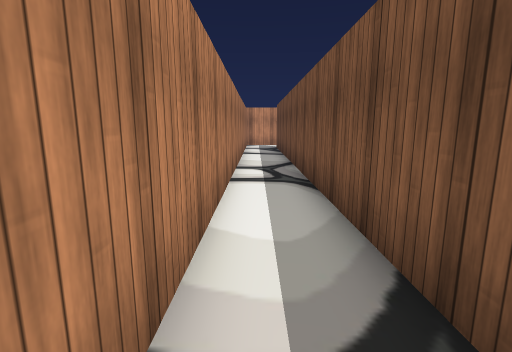
View 1 (above)

23 first-person views from a walk through a Unity game level. The camera is 1.4 m above the floor, tilts 10° down and sees 85° across. The floor is counted in squares, 1 m on a side. Each view is taken from the middle of a square. On the plan, view 1 faces up. The plan holds only what a view shows up to about 14 squares ahead; the rest is blank. The player is left out. Some surface patterns are stand-ins.

View 2
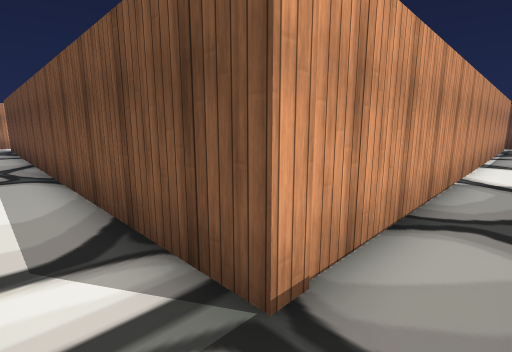

View 3
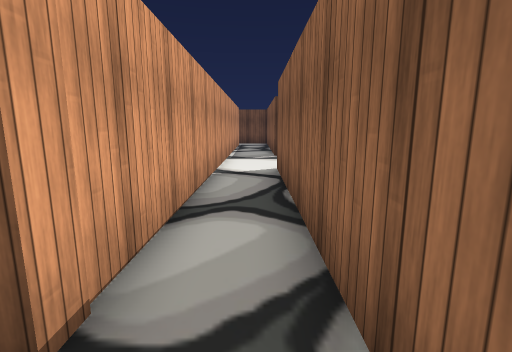

View 4
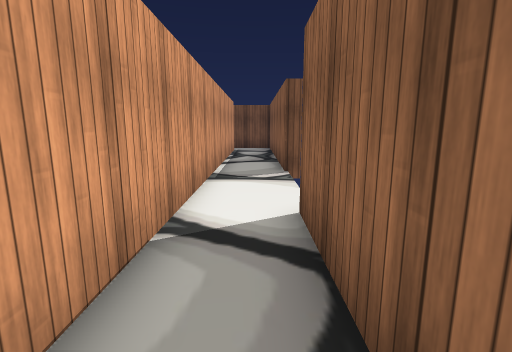

View 5
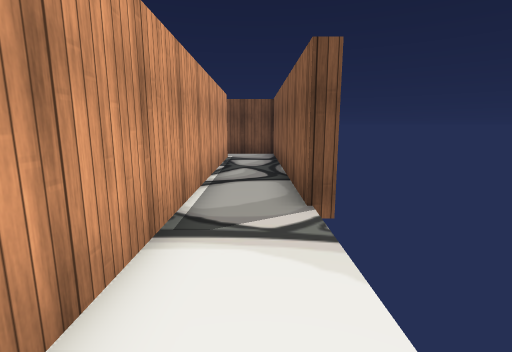

View 6
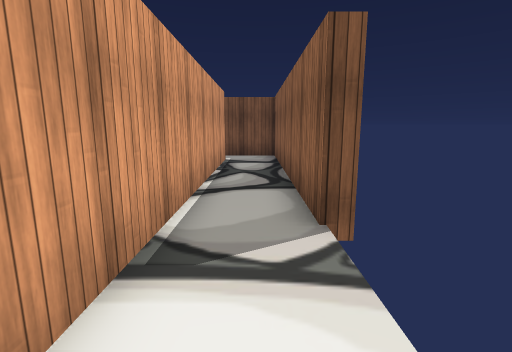

View 7
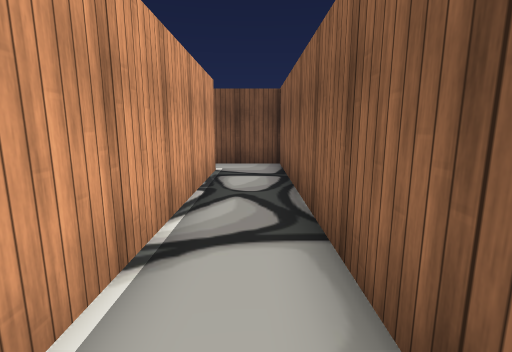

View 8
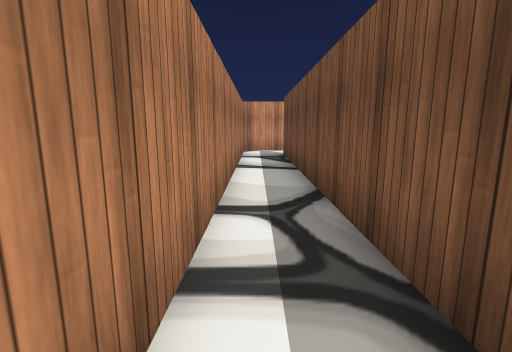

View 9
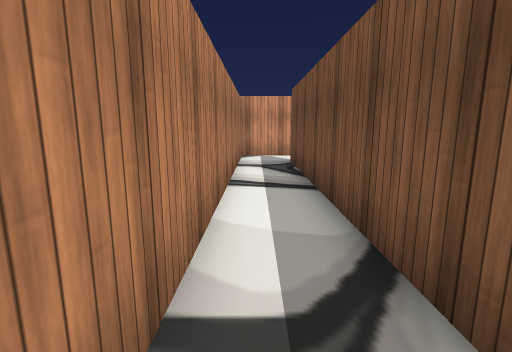

View 10
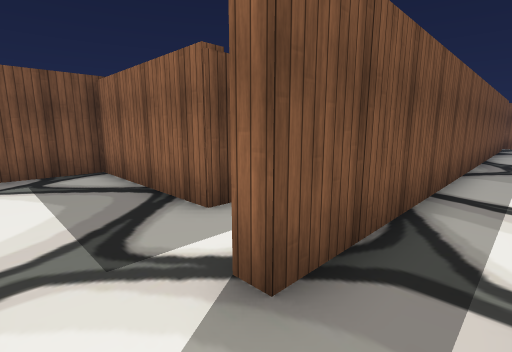

View 11
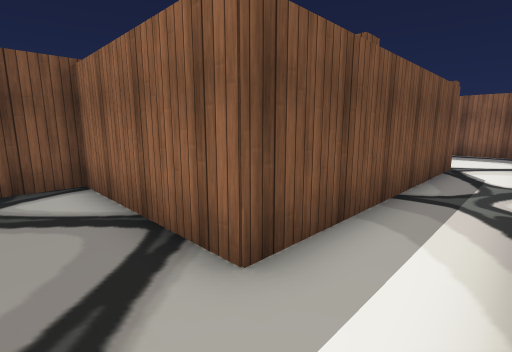

View 12
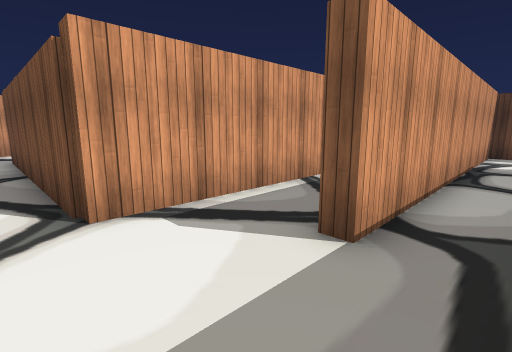

View 13
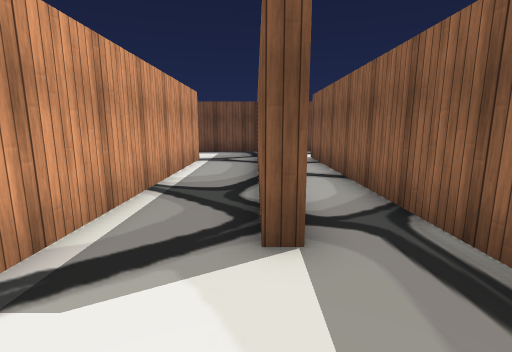

View 14
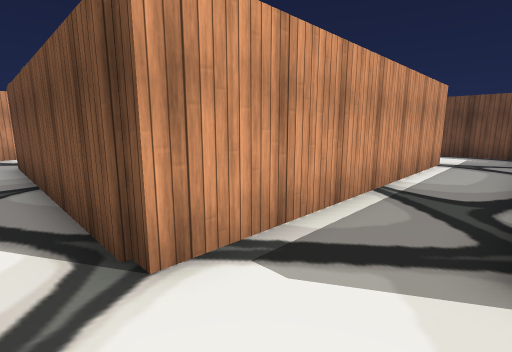

View 15
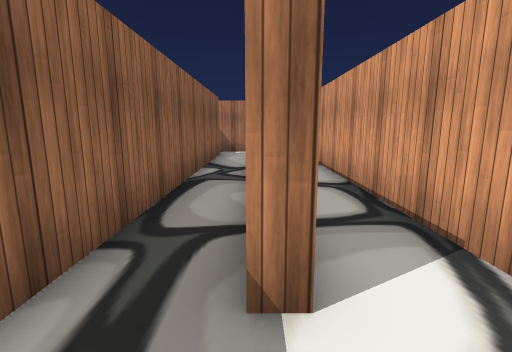

View 16
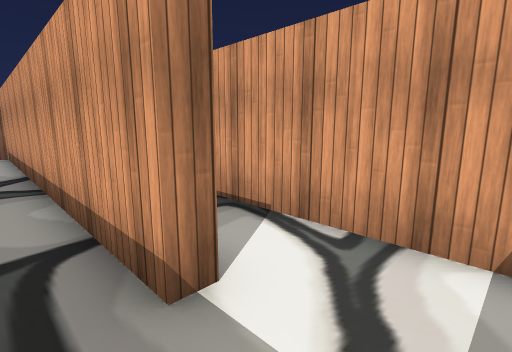

View 17
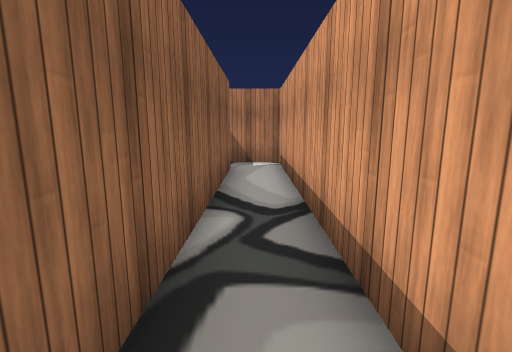

View 18
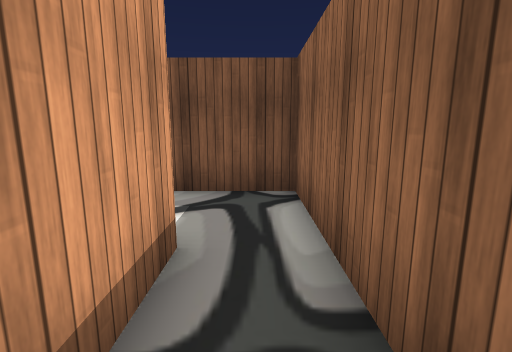

View 19
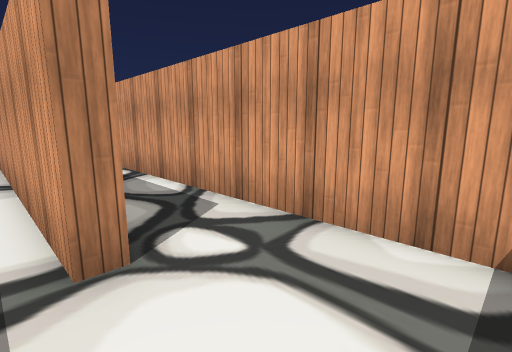

View 20
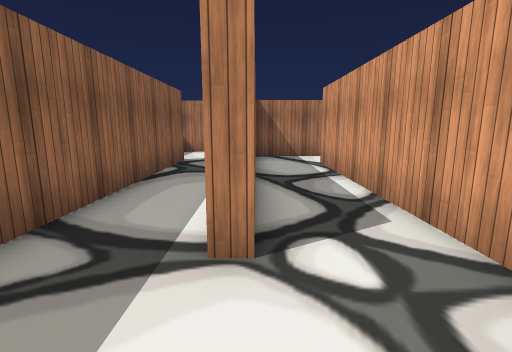

View 21
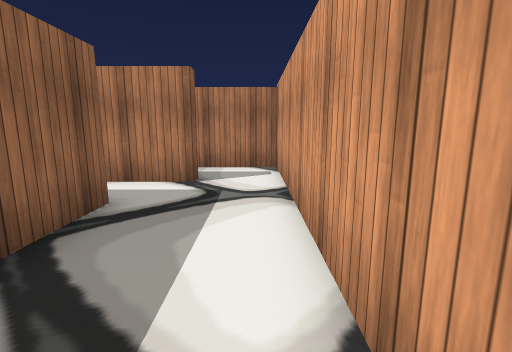

View 22
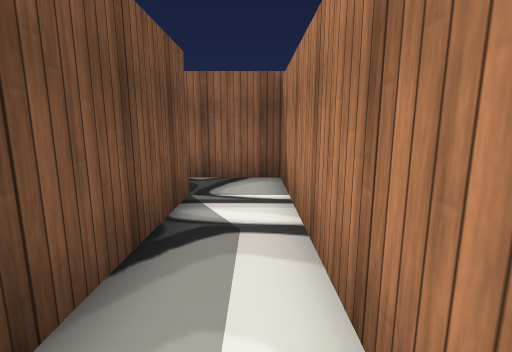

View 23
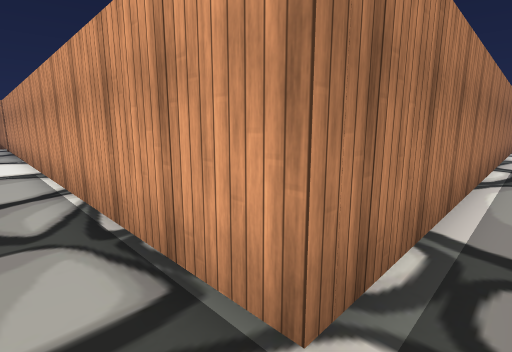

### Floor plan
Points are (right, up) in squares from view 1. A wall is a line through its corners. A room is listed if a view was taken in it or the views show most of it. See-through windows are left out.
Room 1 (views 1, 2, 3, 4, 5, 6, 7, 8, 9, 10, 11, 22)
walls: (13.9, -2.9) (22.5, -2.9); (2.5, 21.7) (-0.7, 21.7) (-0.7, -2.7) (9.5, -2.7); (22.1, -0.7) (1.4, -0.7) (1.4, 19.4) (1.9, 19.4)
ways out: opening at (2, 20.5) to room 4; opening at (22, -2) to room 5; gap at (14, -3)
Room 2 (views 12, 13, 14, 15, 19, 20)
walls: (15.2, 9) (15.2, 8.5) (3.9, 8.5); (4.5, 12.2) (4.5, 9); (18, 11.5) (7.1, 11.5); (19, 6.6) (19, 9.2); (2.6, 3.4) (16.1, 3.4) (16.1, 2.9); (19, 2.5) (19, 5.4) (6.1, 5.4) (6.1, 5.9) (14.9, 5.9)
ways out: opening at (17.5, 3) to room 3; opening at (3, 9) to room 4
Room 3 (views 16, 17, 18)
walls: (16.1, 2.9) (1.9, 2.9) (1.9, 0.9); (3.5, 1.1) (19, 1.1) (19, 2.5)
ways out: opening at (17.5, 3) to room 2
Room 4 (view 21)
walls: (1.9, 19.4) (1.9, 17.1); (8.4, 21.7) (2.5, 21.7); (3.9, 8.5) (3.9, 18.3) (9.5, 18.3) (9.5, 20.6)
ways out: opening at (2, 20.5) to room 1; opening at (3, 9) to room 2
Room 5 (view 23)
walls: (22.1, 16.2) (22.1, -0.7); (22.5, -2.9) (23.7, -2.9) (23.7, -0.4)
ways out: opening at (22, -2) to room 1

Where each view was taken, in squares from view 1:
view 1: 0 up, 0 right, facing up
view 2: 2 down, 0 right, facing up-right
view 3: 2 down, 0 right, facing right
view 4: 2 down, 5 right, facing right
view 5: 2 down, 9 right, facing right
view 6: 2 down, 10 right, facing right
view 7: 2 down, 13 right, facing right
view 8: 5 up, 0 right, facing up
view 9: 8 up, 0 right, facing up
view 10: 21 up, 0 right, facing down-right
view 11: 20 up, 2 right, facing down-right
view 12: 4 up, 3 right, facing up-right
view 13: 6 up, 3 right, facing right
view 14: 6 up, 3 right, facing up-right
view 15: 3 up, 18 right, facing left
view 16: 2 up, 18 right, facing up-left
view 17: 2 up, 13 right, facing left
view 18: 2 up, 13 right, facing right
view 19: 8 up, 18 right, facing up-left
view 20: 9 up, 18 right, facing left
view 21: 21 up, 9 right, facing left
view 22: 5 up, 0 right, facing down
view 23: 2 down, 23 right, facing up-left
